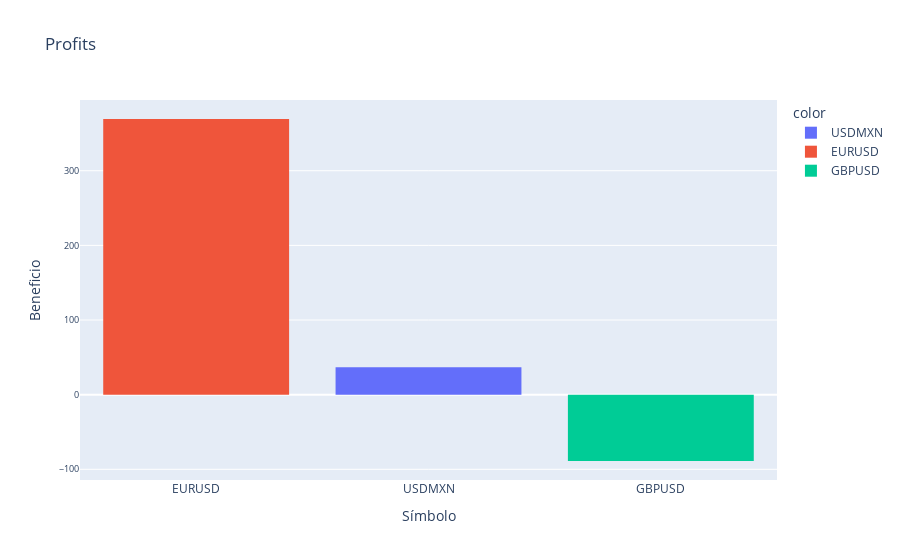

The code cell stored with this chart in its notebook:
### Markdown cell above
Most of the profits were on EUR_USD, while GBP_USD accounted for losses in the portfolio:

### Code cell
Pi=data[['Símbolo', 'Beneficio']]
vs.hist_csv(Pi, 'Profits', 'Símbolo', 'Beneficio')

### Figure 1 — Plotly figure (JSON) as saved in the notebook; plotly's stock layout.template omitted (floating-point values rounded to 4 significant figures)
{"data": [{"alignmentgroup": "True", "bingroup": "x", "histfunc": "sum", "hovertemplate": "color=USDMXN<br>x=%{x}<br>sum of y=%{y}<extra></extra>", "legendgroup": "USDMXN", "marker": {"color": "#636efa", "pattern": {"shape": ""}}, "name": "USDMXN", "offsetgroup": "USDMXN", "orientation": "v", "showlegend": true, "type": "histogram", "x": ["USDMXN", "USDMXN", "USDMXN", "USDMXN", "USDMXN", "USDMXN", "USDMXN", "USDMXN", "USDMXN", "USDMXN", "USDMXN", "USDMXN", "USDMXN", "USDMXN", "USDMXN", "USDMXN", "USDMXN", "USDMXN", "USDMXN", "USDMXN", "USDMXN", "USDMXN", "USDMXN"], "xaxis": "x", "y": [-1.02, -0.89, -0.6, -0.61, -0.52, -0.52, 0.2, -0.43, 0.32, 0.21, -0.37, 0.01, 19.37, 1.87, 1.87, 1.93, 1.89, 1.86, 2.55, 2.56, 2.38, 2.37, 2.28], "yaxis": "y"}, {"alignmentgroup": "True", "bingroup": "x", "histfunc": "sum", "hovertemplate": "color=EURUSD<br>x=%{x}<br>sum of y=%{y}<extra></extra>", "legendgroup": "EURUSD", "marker": {"color": "#EF553B", "pattern": {"shape": ""}}, "name": "EURUSD", "offsetgroup": "EURUSD", "orientation": "v", "showlegend": true, "type": "histogram", "x": ["EURUSD", "EURUSD", "EURUSD", "EURUSD", "EURUSD", "EURUSD", "EURUSD", "EURUSD", "EURUSD", "EURUSD", "EURUSD", "EURUSD", "EURUSD", "EURUSD", "EURUSD", "EURUSD", "EURUSD", "EURUSD", "EURUSD", "EURUSD", "EURUSD", "EURUSD", "EURUSD", "EURUSD", "EURUSD", "EURUSD", "EURUSD", "EURUSD", "EURUSD", "EURUSD", "EURUSD", "EURUSD", "EURUSD", "EURUSD", "EURUSD", "EURUSD", "EURUSD", "EURUSD", "EURUSD", "EURUSD", "EURUSD", "EURUSD", "EURUSD", "EURUSD", "EURUSD", "EURUSD", "EURUSD", "EURUSD", "EURUSD", "EURUSD", "EURUSD", "EURUSD", "EURUSD"], "xaxis": "x", "y": [1.21, 1.33, 1.41, 1.31, 1.33, 1.34, 1.34, 1.3, 1.3, 1.31, 0.27, 0.32, 0.26, 0.37, 0.37, 0.38, 0.41, 0.13, 0.11, 0.11, 0.1, 0.16, 0.23, 0.25, 0.25, 0.31, 0.33, 0.32, 0.31, 2.34, 1.82, 4.03, 3.9, 3.38, 3.51, 3.12, 1.04, 1.17, 332.9, 0.21, 0.18, 0.16, 0.2, 0.2, 0.21, 0.19, 0.16, 0.17, -1.62, -1.67, -1.5, -1.49, -1.46], "yaxis": "y"}, {"alignmentgroup": "True", "bingroup": "x", "histfunc": "sum", "hovertemplate": "color=GBPUSD<br>x=%{x}<br>sum of y=%{y}<extra></extra>", "legendgroup": "GBPUSD", "marker": {"color": "#00cc96", "pattern": {"shape": ""}}, "name": "GBPUSD", "offsetgroup": "GBPUSD", "orientation": "v", "showlegend": true, "type": "histogram", "x": ["GBPUSD", "GBPUSD", "GBPUSD", "GBPUSD"], "xaxis": "x", "y": [-49.05, -9.77, -9.9, -20.14], "yaxis": "y"}], "layout": {"barmode": "relative", "legend": {"title": {"text": "color"}, "tracegroupgap": 0}, "title": {"text": "Profits"}, "xaxis": {"anchor": "y", "categoryorder": "total descending", "domain": [0, 1], "title": {"text": "Símbolo"}}, "yaxis": {"anchor": "x", "domain": [0, 1], "tickfont": {"size": 9}, "title": {"text": "Beneficio"}}}}
